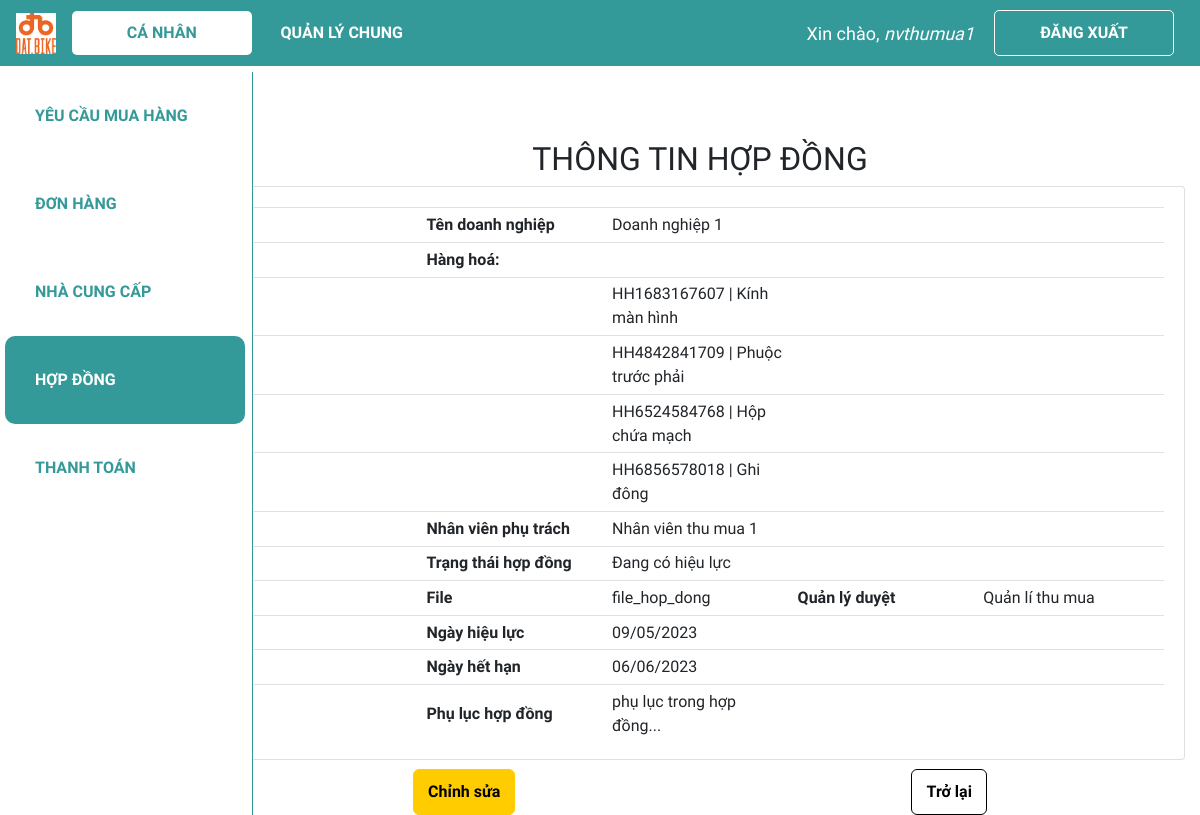
The page /ca_nhan/xem_hd/HD1642990613 (signed in) on the database its author committed.
### web_core/models.py (models this page shows, shortened)
class HOPDONG(models.Model):
    danh_muc_trang_thai = (
        ('Chờ phê duyệt', 'Chờ phê duyệt'),
        ('Đã duyệt', 'Đã duyệt'),
        ('Đang có hiệu lực', 'Đang có hiệu lực'),
        ('Đã hết hạn', 'Đã hết hạn'),
    )
    ma_HD = ShortUUIDField(
        verbose_name='Mã hợp đồng',
        length=10,
        max_length=12,
        prefix="HD",
        alphabet="0123456789",
        primary_key=True
    )
    ma_hang_hoa = models.ManyToManyField(HANGHOA, verbose_name = 'Mã hàng hoá', blank = True)
    ma_nhan_vien_tao = models.ForeignKey(NHANVIEN, on_delete = models.SET_NULL, verbose_name = 'Mã nhân viên tạo', related_name = 'nv_tao_HD', blank = True, null=True)
    ma_quan_ly_duyet = models.ForeignKey(NHANVIEN, on_delete = models.SET_NULL, verbose_name = 'Mã quản lý duyệt', related_name = 'quan_ly_HD', blank = True, null=True)
    ma_ncc = models.ForeignKey(NCC, on_delete = models.SET_NULL, verbose_name = 'Nhà cung cấp',blank=True, null=True)
    ngay_tao = models.DateTimeField('Ngày tạo', default = datetime.now)
    ngay_cap_nhat = models.DateTimeField('Ngày cập nhật', default = datetime.now)
    ngay_hieu_luc = models.DateField('Ngày hiệu lực', editable=True, blank=True, null=True)
    ngay_het_han = models.DateField('Ngày hết hạn', editable=True, blank=True, null=True)
    file_hop_dong = models.CharField('File hợp đồng', max_length=500,blank=True, null=True)
    phu_luc_hop_dong = models.CharField('Phụ lục hợp đồng', max_length=20000, blank=True, null=True)
    trang_thai = models.CharField('Trạng thái hợp đồng', max_length=100, choices=danh_muc_trang_thai, default='Chờ phê duyệt',blank=True, null=True)

class NCC(models.Model):
    ma_NCC = ShortUUIDField(
        verbose_name='Mã nhà cung cấp',
        length=10,
        max_length=12,
        prefix="NC",
        alphabet="0123456789",
        primary_key=True
    )
    ma_nhan_vien_tao = models.ForeignKey(NHANVIEN, on_delete = models.SET_NULL, verbose_name = 'Mã nhân viên tạo', blank = True, null=True)
    ma_so_thue = models.CharField('Mã số thuế', max_length = 20,blank=True, null=True)
    ma_hang_hoa = models.ManyToManyField(HANGHOA, verbose_name = 'Mã hàng hoá', blank = True)
    ten_doanh_nghiep = models.CharField('Tên doanh nghiệp', max_length = 100,blank=True, null=True)
    dia_chi = models.CharField('Địa chỉ', max_length = 300,blank=True, null=True)
    nguoi_lien_he = models.CharField('Người liên hệ', max_length = 100, blank=True, null=True)
    sdt = models.CharField('Số điện thoại', max_length = 20,blank=True, null=True)
    email = models.EmailField('Email', max_length = 100, blank=True, null=True)
    stk = models.CharField('Thông tin chuyển khoản', max_length = 100, blank=True, null=True)
    giay_phep = models.CharField('Giấy phép', max_length = 100, blank=True, null=True)
    nang_luc_hang_hoa = models.CharField('Năng lực hàng hoá', max_length = 100, blank=True, null=True)
    ngay_cap_nhat = models.DateTimeField('Ngày cập nhật', default=datetime.now)
    cong_no = models.CharField('Công nợ', max_length = 500, blank=True, null=True)
    file_bao_gia =  models.CharField('File báo giá', max_length=500, blank=True, null=True)

class HANGHOA(models.Model):
    ma_HH = ShortUUIDField(
        verbose_name='Mã hàng hoá',
        length=10,
        max_length=12,
        prefix="HH",
        alphabet="0123456789",
        primary_key=True
    )
    ten_hang_hoa = models.CharField('Tên hàng hoá', max_length = 100,blank=True, null=True)
    so_luong_ton = models.IntegerField('Số lượng tồn', validators = [MinValueValidator(0)], default = 0)
    def __str__(self):
        line = str(self.ma_HH) + ' | ' + self.ten_hang_hoa
        return line

class NHANVIEN(models.Model):
    danh_muc_phong_ban = (
        ('Thu mua', 'Thu mua'),
        ('Kho', 'Kho'),
        ('Kế toán', 'Kế toán'),
        ('R&D', 'R&D'),
        ('Production', 'Production'),
        ('Khác', 'Khác')
    )
    danh_muc_chuc_vu = (
        ('Quản lí', 'Quản lí'),
        ('Nhân viên', 'Nhân viên'),
    )
    user = models.OneToOneField(User, null=True, blank=True, on_delete=models.CASCADE)
    ma_NV = ShortUUIDField(
        verbose_name='Mã nhân viên',
        length=10,
        max_length=12,
        prefix="NV",
        alphabet="0123456789",
        primary_key=True
    )
    ho_ten = models.CharField('Họ tên', max_length = 100,blank=True, null=True)
    phong_ban = models.CharField('Phòng ban', max_length = 50, choices=danh_muc_phong_ban,blank=True, null=True)
    chuc_vu = models.CharField('Chức vụ', max_length = 50, choices=danh_muc_chuc_vu,blank=True, null=True)

### web_core/decorators.py (the view)
        def wrapper_func(request, *args, **kwargs):
            group = None
            if request.user.groups.exists():
                group = request.user.groups.all()
            if len(group) > 2 and any(role.name in allowed_roles for role in group):
                return view_func(request, *args, **kwargs)
            elif group[0].name in allowed_roles:
                return view_func(request, *args, **kwargs)
            else:
                return HttpResponse('Not authorized')

### web_core/templatetags/index.py (called while the page is built)
@register.filter
def first_group_name(user):
    groups = user.groups.all()
    if groups:
        return groups[0].name
    return ''

### web_core/views.py (called while the page is built)
@allowed_users(['thumua', 'quanly'])
@login_required(login_url='login')
def view_hd_canhan(request, ma_HD):
    if ma_HD is None:
        return redirect('/dshd')
    hd = HOPDONG.objects.get(ma_HD=ma_HD)
    context = {'hd':hd}
    return render(request,'web_core/view_hopdong_canhan.html', context)

### web_core/templates/web_core/view_hopdong_canhan.html (shortened to what this page needs)
{% extends 'web_core/main.html' %}
{% block content %}
<h2 class="table-title" style>THÔNG TIN HỢP ĐỒNG</h2>
<div class="card card-body">
    <table class="table table-sm ncc">
        <tr>
            <th class="small-content"></th>
            <th class="small-content">Tên doanh nghiệp</th>
            <td class="small-content">{{hd.ma_ncc.ten_doanh_nghiep}}</td>
            <th class="small-content"></th>
            <td class="small-content"></td>
        </tr>
        <tr>
            <th class="small-content"></th>
            <th class="small-content">Hàng hoá:</th>
            <td class="small-content"></td>
            <td class="small-content"></td>
            <td class="small-content"></td>
        </tr>
        {% for hh in hd.ma_hang_hoa.all %}
            <tr>
                <th class="small-content"></th>
                <th class="small-content"></th>
                <td class="small-content">{{hh}}</td>
                <th class="small-content"></th>
                <td class="small-content"></td>
            </tr>
        {% endfor %}
        <tr>
            <th class="small-content"></th>
            <th class="small-content">Nhân viên phụ trách</th>
            <td class="small-content">{{hd.ma_nhan_vien_tao.ho_ten}}</td>
            <th class="small-content"></th>
            <td class="small-content"></td>
        </tr>
        <tr>
            <th class="small-content"></th>
            <th class="small-content">Trạng thái hợp đồng</th>
            <td class="small-content">{{hd.trang_thai}}</td>
            <th class="small-content"></th>
            <td class="small-content"></td>
        </tr>
        <tr>
            <th class="small-content"></th>
            <th class="small-content">File</th>
            <td class="small-content">{{hd.file_hop_dong}}</td>
            <th class="small-content">Quản lý duyệt</th>
            <td class="small-content">{{hd.ma_quan_ly_duyet.ho_ten}}</td>
        </tr>
        <tr>
            <th class="small-content"></th>
            <th class="small-content">Ngày hiệu lực</th>
            <td class="small-content">{{hd.ngay_hieu_luc|date:"d/m/Y"}}</td>
            <th class="small-content"></th>
            <td class="small-content"></td>
        </tr>
        <tr>
            <th class="small-content"></th>
            <th class="small-content">Ngày hết hạn</th>
            <td class="small-content">{{hd.ngay_het_han|date:"d/m/Y"}}</td>
            <th class="small-content"></th>
            <td class="small-content"></td>
        </tr>
        <tr>
            <th class="small-content"></th>
            <th class="small-content">Phụ lục hợp đồng</th>
            <td class="small-content">{{hd.phu_luc_hop_dong}}</td>
            <th class="small-content"></th>
            <td class="small-content"></td>
        </tr>
    </table>
</div>
<div class="form-btn">
    <a class="btn edit-btn" href="{% url 'canhan_sua_hd' hd.ma_HD %}">Chỉnh sửa</a>
    <a class='btn back-btn' href="{% url 'canhan_dshd' %}">Trở lại</a>
</div>
{% endblock %}

### web_core/templates/web_core/navbar.html (shortened to what this page needs)
{% load static %}
<nav class="navbar navbar-expand-lg my-navbar fixed-top">
    <a href="{% url 'home' %}">
        <img class="navbar-brand" alt="logo-brand" src="{% static 'images/logo.png' %}" height="50"
            style="padding-bottom: 4px" />
    </a>
    <div class="collapse navbar-collapse" id="navbarNav">
        {% with request.resolver_match.url_name as url_name %}
        <div class="navbar-nav">
            {% load index %}
            {% if request.user|first_group_name != 'quanly' and request.user|first_group_name != 'ketoan' %}
                <a class="nav-item nav-link my-nav-item {% if 'canhan' in url_name %}my-nav-active{% endif %} nav-canhan"
                href="{% url 'canhan_dspr' %}">Cá nhân</a>
            {% endif %}
            <a class="nav-item nav-link my-nav-item {% if 'quanli' in url_name %}my-nav-active{% endif %} nav-quanly"
                href="{% url 'quanli_dspr' %}">Quản lý chung</a>
        </div>
        {% endwith %}
    </div>
    {% with request.resolver_match.url_name as url_name %}
    {% if request.user.is_authenticated %}
    <span class="hello-msg">Xin chào, <span> {{request.user}} </span></span>
    <a class="nav-item nav-link my-nav-item my-btn" href="{% url 'logout' %}">Đăng xuất</a>
    {% else %}
    <a class="nav-item nav-link my-nav-item my-btn {% if url_name == 'login' %}my-nav-active{% endif %}"
        href="{% url 'login' %}">Đăng nhập</a>
    {% endif %}
    {% endwith %}
</nav>

### web_core/static/css/main.css (style rules this page uses)
* { font-family: 'Baloo 2', cursive; }
html, body { margin: 0; padding: 0; height: 100%; overflow-x: hidden; }

### web_core/templates/web_core/navbar.html (style rules this page uses)
.my-navbar.fixed-top { position: fixed; color: #fff; background-color: #399; z-index: 10; }
.my-nav-item { color: #fff; font-weight: bold; padding: 9.6px 16px !important; text-transform: uppercase; border-radius: 5px; width: 180px; text-align: center; }
.my-nav-active, .my-nav-active:hover { color: #399; background-color: #fff; }
.my-btn { border: 1px solid #fff; margin-right: 10px; }
.hello-msg { font-size: 18px; color: #fff; margin-right: 20px; }
.hello-msg>span { font-style: italic; }

### web_core/templates/web_core/view_hopdong_canhan.html (style rules this page uses)
.card-body { padding-bottom: 0px; }
.table-title { text-align: center; }
.table th, .table td { vertical-align: middle; text-align: left; }
.small-content { width: 150px; }
.btn.edit-btn { font-weight: bold; background-color: rgb(255, 204, 0); border-color: rgb(255, 204, 0); border-radius: 6px; border-width: 1px; color: black; padding: 10px 14px; margin: auto; right: 0; }
.btn.back-btn { font-weight: bold; background-color: white; border-color: black; border-radius: 6px; border-width: 1px; color: black; padding: 10px 14px; margin: auto; right: 0; }
.form-btn { padding-top: 1%; display: flex; justify-content: center; }

### rows shown on the page
HOPDONG: ma_ncc.ten_doanh_nghiep "Doanh nghiệp 1", ma_nhan_vien_tao.ho_ten "Nhân viên thu mua 1", trang_thai "Đang có hiệu lực", file_hop_dong "file_hop_dong", ma_quan_ly_duyet.ho_ten "Quản lí thu mua", ngay_hieu_luc "09/05/2023", ngay_het_han "06/06/2023", phu_luc_hop_dong "phụ lục trong hợp đồng..."
HANGHOA: ma_HH+ten_hang_hoa "HH1683167607 | Kính màn hình"
HANGHOA: ma_HH+ten_hang_hoa "HH4842841709 | Phuộc trước phải"
HANGHOA: ma_HH+ten_hang_hoa "HH6524584768 | Hộp chứa mạch"
HANGHOA: ma_HH+ten_hang_hoa "HH6856578018 | Ghi đông"

### other values the page prints
{{ request.user }} "nvthumua1"
